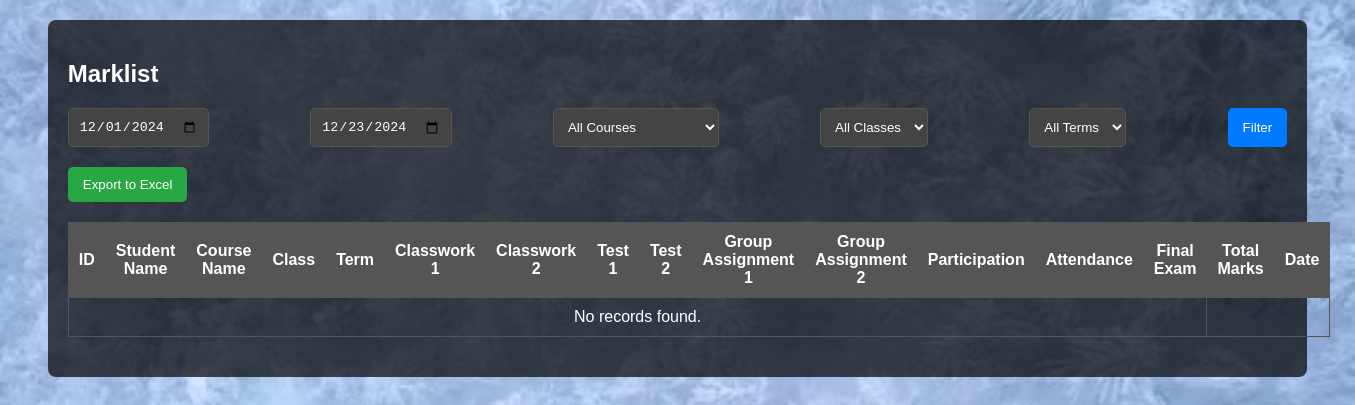
Before: /table_acfns_term1_marks.php (signed in) with the older database file.
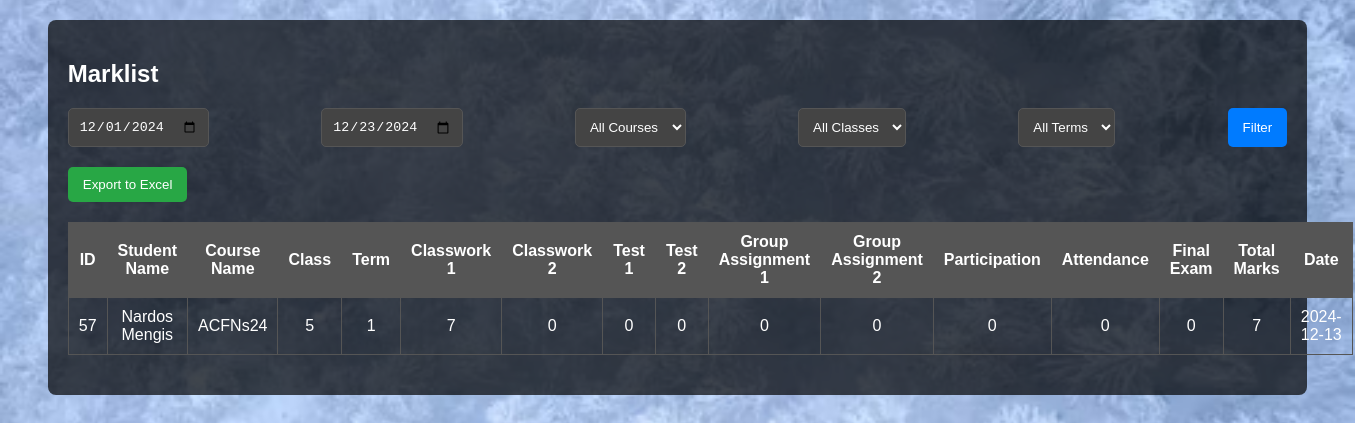
After: the same page with the newer database file.
### tables this page shows
CREATE TABLE IF NOT EXISTS `classacfns24c5marklist` (
  `id` int NOT NULL AUTO_INCREMENT,
  `student_name` varchar(100) DEFAULT NULL,
  `course_name` varchar(178) NOT NULL,
  `class` int NOT NULL,
  `term` varchar(100) DEFAULT NULL,
  `classwork1` int NOT NULL,
  `classwork2` int NOT NULL,
  `test1` int NOT NULL,
  `test2` int NOT NULL,
  `group_assignment1` int NOT NULL,
  `group_assignment2` int NOT NULL,
  `participation` int NOT NULL,
  `attendance` int NOT NULL,
  `final_exam` int NOT NULL,
  `total` int NOT NULL,
  `date` date NOT NULL,
  PRIMARY KEY (`id`),
  UNIQUE KEY `unique_student_term` (`student_name`,`term`)
);

### table_acfns_term1_marks.php (the view, shortened to what this page needs)
<?php
require "connection.php";
$startDate = isset($_POST['startDate']) ? $_POST['startDate'] : date('Y-m-01');
$endDate = isset($_POST['endDate']) ? $_POST['endDate'] : date('Y-m-d');
$courseFilter = isset($_POST['courseFilter']) ? $_POST['courseFilter'] : '';
$classFilter = isset($_POST['classFilter']) ? $_POST['classFilter'] : '';
$termFilter = isset($_POST['termFilter']) ? $_POST['termFilter'] : '';
$sql = "SELECT * FROM classacfns24c5marklist WHERE date BETWEEN '$startDate' AND '$endDate' " . (!empty($courseFilter) ? " AND course_name LIKE '%$courseFilter%'" : "") . (!empty($classFilter) ? " AND class = '$classFilter'" : "") . (!empty($termFilter) ? " AND term = '$termFilter'" : "") . " ORDER BY id DESC";
$result = $conn->query($sql);
?>
<!DOCTYPE html>
<html lang="en">
<head>
</head>
<body>
    <div class="container">
        <h2>Marklist</h2>
    <form method="POST" class="filter">
    <input type="date" name="startDate" value="<?php echo $startDate; ?>">
    <input type="date" name="endDate" value="<?php echo $endDate; ?>">
    <select name="courseFilter">
        <option value="">All Courses</option>
    </select>
    <select name="classFilter">
        <option value="">All Classes</option>
    </select>
    <select name="termFilter">
        <option value="">All Terms</option>
    </select>
    <button type="submit">Filter</button>
</form>
        <form method="POST">
            <button type="submit" name="export" class="export-btn">Export to Excel</button>
        </form>
        <table>
            <thead>
                <tr>
                    <th>ID</th>
                    <th>Student Name</th>
                    <th>Course Name</th>
                    <th> Class</th>
                    <th>Term</th>
                    <th>Classwork 1</th>
                    <th>Classwork 2</th>
                    <th>Test 1</th>
                    <th>Test 2</th>
                    <th>Group Assignment 1</th>
                    <th>Group Assignment 2</th>
                    <th>Participation</th>
                    <th>Attendance</th>
                    <th>Final Exam</th>
                    <th>Total Marks</th>
                    <th>Date</th>
                </tr>
            </thead>
            <tbody>
                <?php
                if ($result->num_rows > 0) {
                    while ($row = $result->fetch_assoc()) {
                        echo "<tr>
                            <td>{$row['id']}</td>
                            <td>{$row['student_name']}</td>
                            <td>{$row['course_name']}</td>
                            <td>{$row['class']}</td>
                            <td>{$row['term']}</td>
                            <td>{$row['classwork1']}</td>
                            <td>{$row['classwork2']}</td>
                            <td>{$row['test1']}</td>
                            <td>{$row['test2']}</td>
                            <td>{$row['group_assignment1']}</td>
                            <td>{$row['group_assignment2']}</td>
                            <td>{$row['participation']}</td>
                            <td>{$row['attendance']}</td>
                            <td>{$row['final_exam']}</td>
                            <td>{$row['total']}</td>
                            <td>{$row['date']}</td>
                        </tr>";
                    }
                } else {
                    echo "<tr><td colspan='14'>No records found.</td></tr>";
                }
                ?>
            </tbody>
        </table>
    </div>
</body>
</html>

### table_acfns_term1_marks.php (style rules this page uses)
body { font-family: Arial, sans-serif; margin: 0; padding: 0; background: url('images/ice.jpg') no-repeat center center fixed; background-size: cover; color: #fff; }
.container { margin: 20px auto; padding: 20px; background: rgba(0, 0, 0, 0.7); border-radius: 8px; color: #fff; width: 90%; }
table { width: 100%; border-collapse: collapse; margin-bottom: 20px; }
table, th, td { border: 1px solid #555; }
th, td { padding: 10px; text-align: center; }
th { background-color: #555; color: #fff; }
.filter { margin-bottom: 20px; display: flex; justify-content: space-between; }
.filter input, .filter select { padding: 10px; border: 1px solid #555; border-radius: 5px; background-color: #444; color: #fff; }
.filter button { padding: 10px 15px; border: none; border-radius: 5px; background-color: #007bff; color: #fff; }
.export-btn { background-color: #28a745; border: none; color: white; padding: 10px 15px; cursor: pointer; border-radius: 5px; margin-bottom: 20px; }

Changed rows visible on the page:
added classacfns24c5marklist: id "57", student_name "Nardos Mengis", course_name "ACFNs24", class "5", term "1", classwork1 "7", classwork2 "0", test1 "0", test2 "0", group_assignment1 "0", group_assignment2 "0", participation "0", attendance "0", final_exam "0", total "7", date "2024-12-13"
Other visible differences:
text no longer shown: "No records found."
